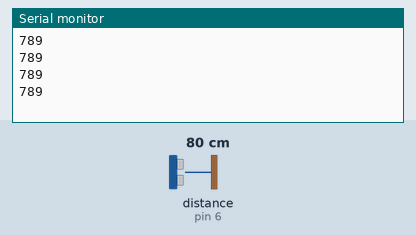
This sketch was run on a simulated Arduino Uno, built with avr-gcc and run on an emulated ATmega328P. Shown: the last lines printed to the serial monitor. Wiring (inferred from the names in the program): ultrasonic range finder: trigger pin 7; echo pin 6. The test bench sets the inputs (shaded band); at power-on: distance to the obstacle (sensor on pin 6) 80 cm. The echo pulse lasts 58.3 µs per cm.

Above: at 1.2 s.
1.3 s: distance to the obstacle (sensor on pin 6) set to 2 cm
At 1.73 s:
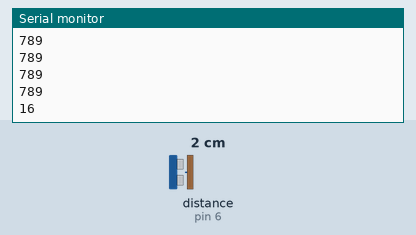
2.8 s: distance to the obstacle (sensor on pin 6) set to 4 cm
At 2.94 s:
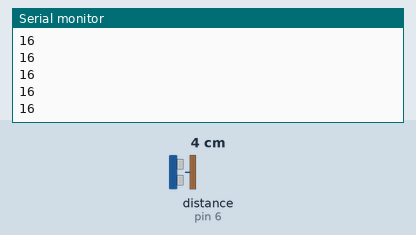
Timing chart, 0 to 5.8 s (numbered marks = the images above; inputs shaded):
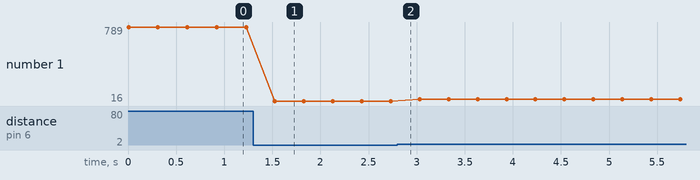

Measured:
- after the input at 1.3 s, the serial monitor: prints a new line after 0.23 s (image 1)
- plotted number 1: 789 → 16 after the input at 1.3 s, 16 → 36 after the input at 2.8 s

The sketch:

ImageZoomer.ino
```cpp
int pinTrig = 7;
int pinEcho = 6;

void setup() {
  Serial.begin(9600);
  pinMode(pinTrig, OUTPUT);
  pinMode(pinEcho, INPUT);
}

void loop() {
  int value = distance();
  Serial.println(value);
  delay(300);
}

long distance() {
  digitalWrite(pinTrig, LOW);
  delayMicroseconds(2);
  digitalWrite(pinTrig, HIGH);
  delayMicroseconds(10);
  digitalWrite(pinTrig, LOW); 

  long val= pulseIn(pinEcho, HIGH) * 17 / 100; 
  return val;
}
```
